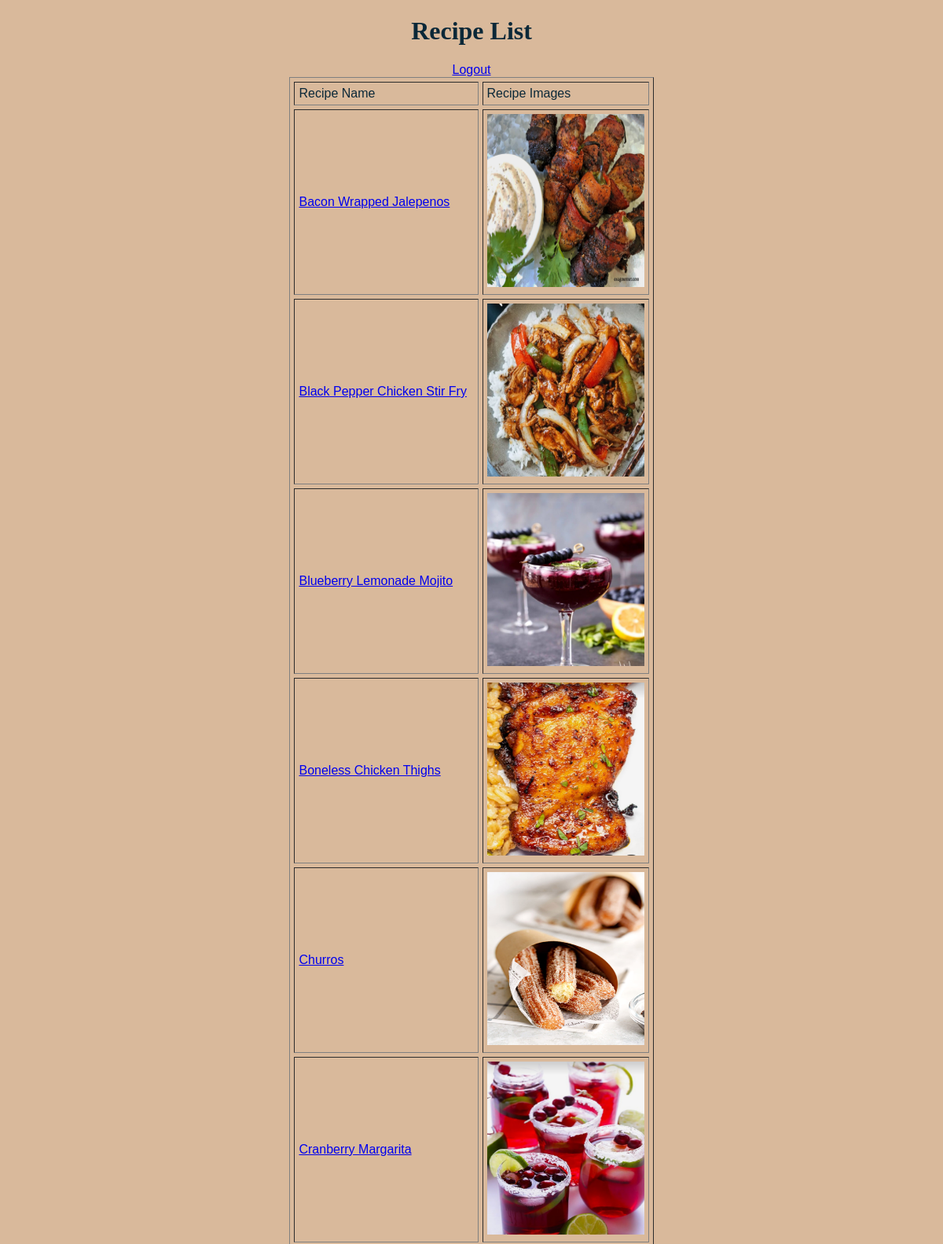
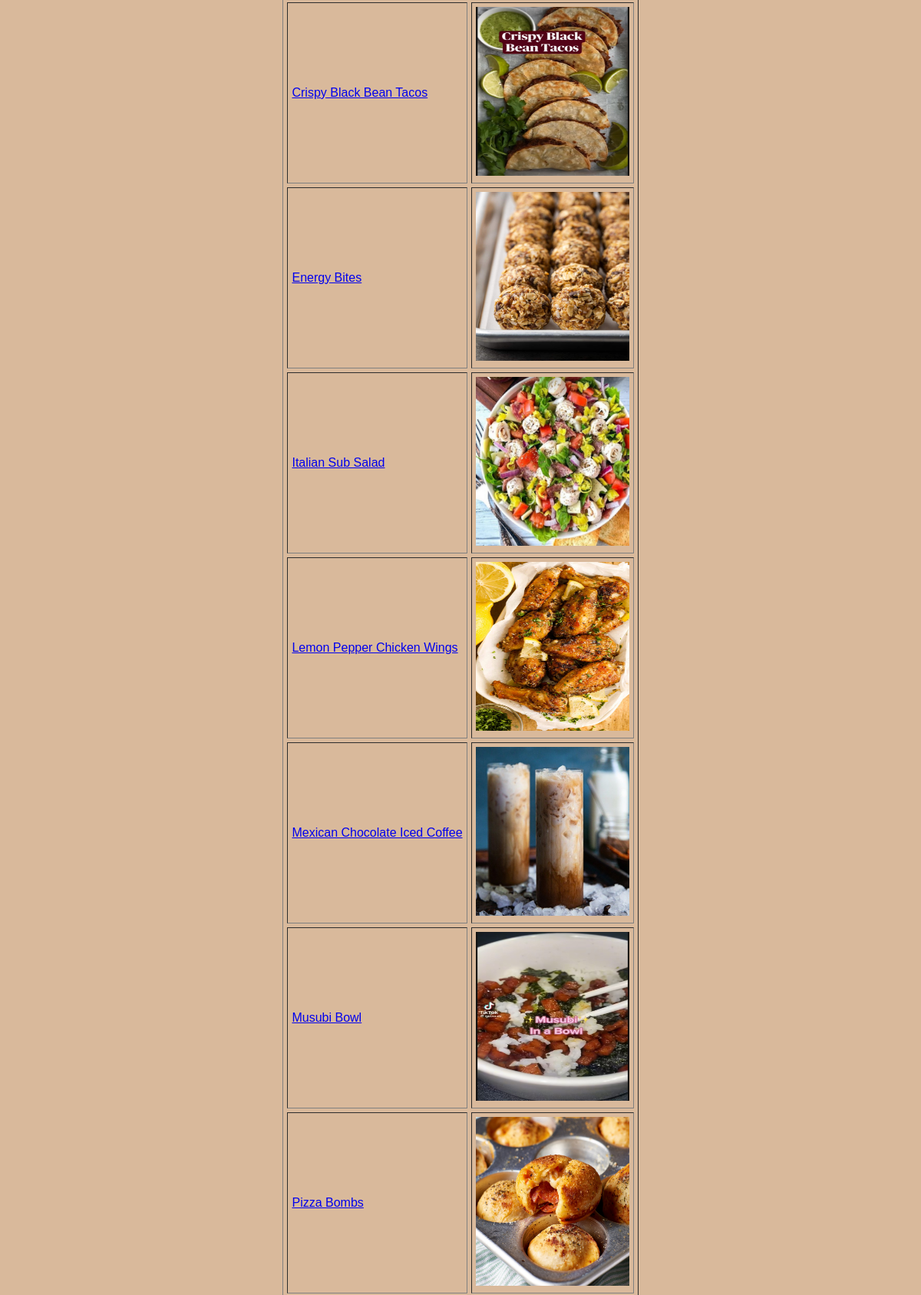
Page /recipes/ (signed in, upper part) on the committed database (2 pictures, top to bottom).
### recipes/models.py (models this page shows, shortened)
class Recipe(models.Model):
    name = models.CharField(max_length=120)
    ingredients = models.TextField(help_text="Separate ingredients by a comma")
    cooking_time = models.FloatField(help_text="minutes")
    pic = models.ImageField(upload_to="recipes", default="no_picture.jpg")
    difficulty = models.CharField(max_length=20, choices=difficulty_choices, default="Easy")
    def get_absolute_url(self):
        return reverse ("recipes:recipes_detail", kwargs={"pk": self.pk})

### recipes/views.py (the view, shortened to what this page needs)
# urls.py: path('recipes/', RecipeListView.as_view(), name='recipes_list'),
class RecipeListView(LoginRequiredMixin, ListView):
   model = Recipe
   template_name = "recipes/recipes_list.html"
   context_object_name = 'recipes'
   ordering = ['name']
   def get_context_data(self, **kwargs):
      context = super().get_context_data(**kwargs)
      context['form'] = SearchForm()
      return context

### recipes/templates/recipes/recipes_list.html (shortened to what this page needs)
{% load static %}
<!DOCTYPE html>
<html lang="en">
<head>
</head>
<body>
    <h1>Recipe List</h1>
    <div>
        <a href="{%url 'success' %}"> Logout </a>
    </div>
    <table border="1" cellpadding="5" cellspacing="5">
        <tr>
            <td>Recipe Name</td>
            <td>Recipe Images</td>
        </tr>
        {% for object in object_list %}
        <tr>
            <td><a href="{{object.get_absolute_url}}">
                    {{object.name}}
                </a>
            </td>
            <td><img src="{{object.pic.url}}" width="200" height="220" /></td>
        </tr>
        {% endfor %}
    </table>
</body>
</html>

### recipes/templates/recipes/recipes_list.html (style rules this page uses)
body { display: flex; flex-direction: column; justify-content: flex-start; align-items: center; font-family: Arial, sans-serif; background-color: #D9B99B; margin: 0; padding: 0; }
h1 { color: #0B2838; font-family: Georgia, 'Times New Roman', Times, serif; }
tr, td { color: #0B2838; }

### rows in the picture
Recipe: name "Bacon Wrapped Jalepenos", pic (picture)
Recipe: name "Black Pepper Chicken Stir Fry", pic (picture)
Recipe: name "Blueberry Lemonade Mojito", pic (picture)
Recipe: name "Boneless Chicken Thighs", pic (picture)
Recipe: name "Churros", pic (picture)
Recipe: name "Cranberry Margarita", pic (picture)
Recipe: name "Crispy Black Bean Tacos", pic (picture)
Recipe: name "Energy Bites", pic (picture)
Recipe: name "Italian Sub Salad", pic (picture)
Recipe: name "Lemon Pepper Chicken Wings", pic (picture)
Recipe: name "Mexican Chocolate Iced Coffee", pic (picture)
Recipe: name "Musubi Bowl", pic (picture)
Recipe: name "Pizza Bombs", pic (picture)
